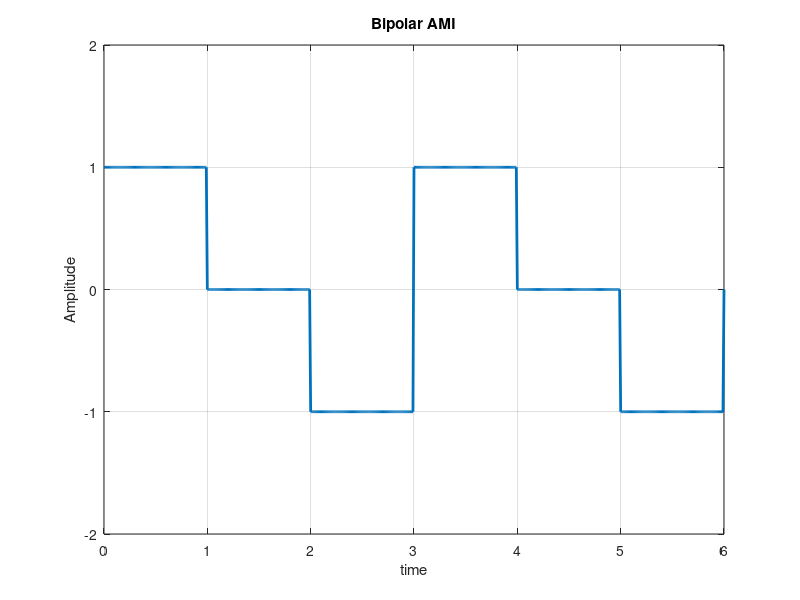

Reproduce this figure in MATLAB.
clc
clear all
close all

data = [0 1 0 0 1 0];

sample_per_bit = 100;
bitRate = 1;
total_bits = length(data);
total_sample_size = total_bits*sample_per_bit;
total_sample_time = total_bits/bitRate;
time_per_sample = total_sample_time/total_sample_size;
t = 0:time_per_sample:total_sample_time;
y = zeros(1,length(t));

previous = -1;

for i=0:total_bits-1;
  if data(i+1) == 0
    if previous == -1
      y(i*sample_per_bit+1 : (i+1)*sample_per_bit) = 1;
      previous = 1;
    else
      y(i*sample_per_bit+1 : (i+1)*sample_per_bit) = -1;
      previous = -1;
    endif;
  endif;
endfor;

plot(t,y,'Linewidth',2);
axis([0 t(end) -2 2]);
grid on;
xlabel('time');
ylabel('Amplitude');
title('Bipolar AMI');


%decoding of Psedotarnary
pre = -1;
count = 0;
for j=1:sample_per_bit:total_sample_size
  count = count+1;
  if y(j) == -pre;
    decoded_data(count)=0;
    pre = -pre;
  else
    decoded_data(count)=1;
  endif
endfor
disp('decoded pseudotarnary data: ');
disp(decoded_data);

